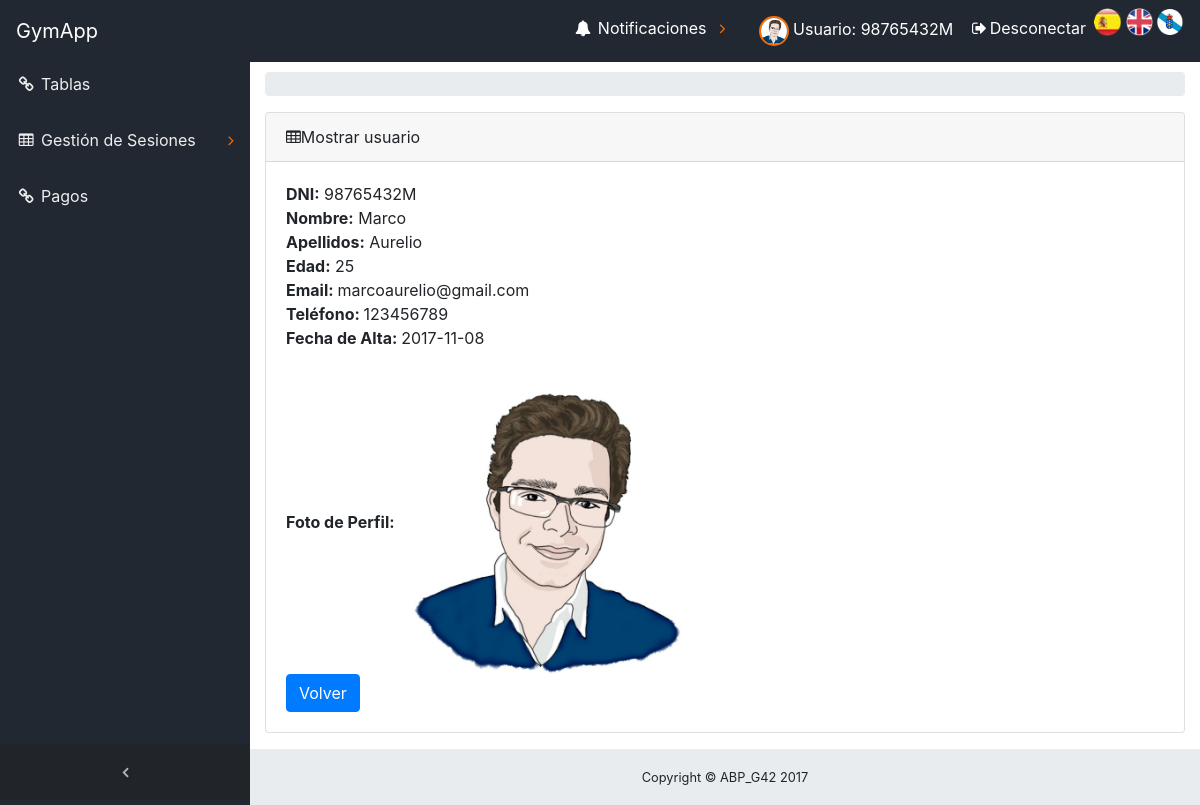
The app's page /ABP/index.php?controller=Usuario&action=UsuarioView&dni=98765432M (signed in) with its own data.
### tables this page shows
CREATE TABLE `usuario` (
  `dni` varchar(10) NOT NULL,
  `nombre` varchar(30) NOT NULL,
  `apellidos` varchar(30) NOT NULL,
  `edad` tinyint(4) DEFAULT NULL,
  `contrasena` varchar(128) NOT NULL,
  `email` varchar(100) DEFAULT NULL,
  `telefono` varchar(20) NOT NULL,
  `fechaAlta` date NOT NULL,
  `fotoperfil` varchar(100) NOT NULL
);

### ABP/core/ViewManager.php (called while the page is built, shortened)
<?php
class ViewManager {
	private $variables = array();
	private $layout = "default";
	public function setVariable($varname, $value, $flash=false) {
		$this->variables[$varname] = $value;
	}
	public function getVariable($varname, $default=NULL) {
		if (!isset($this->variables[$varname])) {
			return $default;
		}
		return $this->variables[$varname];
	}
	public function render($controller, $viewname) {
		include(__DIR__ . "/../view/$controller/$viewname.php");
		$this->renderLayout();
	}
	private function renderLayout() {
		include(__DIR__ . "/../view/layouts/" .$this->layout.".php");
	}
	private static $viewmanager_singleton = NULL;
	public static function getInstance() {
		if (self::$viewmanager_singleton == null) {
			self::$viewmanager_singleton = new ViewManager();
		}
		return self::$viewmanager_singleton;
	}
}

### ABP/controller/UsuarioController.php (called while the page is built, shortened)
<?php
require_once(__DIR__."/../core/ViewManager.php");
require_once(__DIR__ . "/../model/UsuarioMapper.php");
require_once(__DIR__ . "/../model/Usuario.php");
class UsuarioController extends BaseController
{
    private $usuarioMapper;
    public function __construct()
    {
        $this->usuarioMapper = new UsuarioMapper();
    }
    public function UsuarioView()
    {
        $dni = $_GET["dni"];
        $usuario = $this->usuarioMapper->findById($dni);
        $this->view->setVariable("usuario", $usuario);
        $this->view->render("usuario", "usuarioSHOWCURRENT");
    }
}
?>

### ABP/index.php (called while the page is built, shortened)
<?php
function run() {
	try {
		$controller = loadController($_GET["controller"]);
		$actionName = $_GET["action"];
		$controller->$actionName();
	} catch(Exception $ex) {
		die("An exception occured!!!!!".$ex->getMessage());
	}
}
function loadController($controllerName) {
	return new $controllerClassName();
}
run();
?>

### ABP/view/messages/messages_es.php (called while the page is built)
<?php
    $i18n_messages = array(
    	'Nombre'=> 'Nombre',
    	'Asunto' => 'Asunto',
    	'contenido' => 'contenido',
    	'nombre' => 'nombre',
    	'El atributo '=>'El atributo ',
    	' no puede ser vacío' => ' no puede ser vacío',
    	'Longitud incorrecta. El atributo ' => 'Longitud incorrecta. El atributo ',
    	' debe tener una longitud máxima de '=>' debe tener una longitud máxima de ',
    	' y tiene '=>' y tiene ',
    	'El atributo no sigue el formato correcto. Pruebe example@example.com' => 'El atributo no sigue el formato correcto. Pruebe example@example.com',
    	' contiene caracteres no alfabéticos'=>' contiene caracteres no alfabéticos',
    	' no esta comprendido en ['=>' no esta comprendido en [',
    	' no puede tener mas de ' => ' no puede tener mas de ',
    	'decimales'=>'decimales',
    	' no tiene 8 números seguidos de una letra: FORMATO INCORRECTO!!!'=>' no tiene 8 números seguidos de una letra: FORMATO INCORRECTO!!!',
    	'La letra del DNI no es correcta'=>'La letra del DNI no es correcta',
    	' no tiene un formato válido de telefeno.'=>' no tiene un formato válido de telefeno.',
    	' debe estar compuesto únicamente por digitos.'=>' debe estar compuesto únicamente por digitos.',
        'precio' => 'precio',
        ': activar para ordenar columna ascendentemente'=>': activar para ordenar columna ascendentemente',
        ': activar para ordenar columna descendentemente'=>': activar para ordenar columna descendentemente',
        'Primero' => 'Primero',
        'Último'=>'Último',
        'Siguiente'=>'Siguiente',
        'Anterior'=>'Anterior',
        'Tabla sin datos'=>'Tabla sin datos',
        'Mostrando _START_ a _END_ de _TOTAL_ elementos'=>'Mostrando _START_ a _END_ de _TOTAL_ elementos',
        'Mostrando 0 a 0 de 0 elementos'=>'Mostrando 0 a 0 de 0 elementos',
        '(filtrados de _MAX_ elementos totales)'=>'(filtrados de _MAX_ elementos totales)',
        'Mostrar _MENU_ elementos'=>'Mostrar _MENU_ elementos',
        'Cargando...'=>'Cargando...',
        'Procesando...'=>'Procesando...',
        'Buscar:'=>'Buscar:',
        'No se encontró nada'=>'No se encontró nada',
        'dni' => 'dni',
        'contraseña' => 'contraseña'
    );
?>

### ABP/core/I18n.php (called while the page is built, shortened)
<?php
class I18n {
	private $messages;
	public function setLanguage($language) {
		$this->messages = $i18n_messages;
	}
	public function i18n($key) {
		if (isset($this->messages[$key])){
			return $this->messages[$key];
		}else{
			return $key;
		}
	}
	private static $i18n_singleton = null;
	public static function getInstance() {
		if (self::$i18n_singleton == NULL) {
			self::$i18n_singleton = new I18n();
		}
		return self::$i18n_singleton;
	}
}
function i18n($key) {
	return I18n::getInstance()->i18n($key);
}

### ABP/model/Usuario.php (called while the page is built, shortened)
<?php
class Usuario
{
            private $dni;
            private $nombre;
            private $apellidos;
            private $edad;
            private $email;
            private $telefono;
            private $fechaAlta;
            private $fotoperfil;
        function __construct($dni=NULL,$nombre=NULL,$apellidos=NULL,$edad=NULL,$password=NULL,$email=NULL,$telefono=NULL,$fechaAlta=NULL,$tipo=NULL,$fotoperfil=NULL){
            $this->dni = $dni;
            $this->nombre = $nombre;
            $this->apellidos = $apellidos;
            $this->edad = $edad;
            $this->email = $email;
            $this->telefono = $telefono;
            $this->fechaAlta=$fechaAlta;
            $this->fotoperfil=$fotoperfil;
        }
    public function getDni() {
        return $this->dni;
    }
    public function getNombre() {
        return $this->nombre;
    }
    public function getApellidos() {
        return $this->apellidos;
    }
    public function getEdad(){
        return $this->edad;
    }
    public function getEmail(){
        return $this->email;
    }
    public function getTelefono(){
        return $this->telefono;
    }
    public function getFecha(){
        return $this->fechaAlta;
    }
    public function getFotoPerfil(){
        return $this->fotoperfil;
    }
}
?>

### ABP/model/UsuarioMapper.php (called while the page is built, shortened)
<?php
require_once(__DIR__."/../core/Access_DB.php");
require_once(__DIR__."/Usuario.php");
class UsuarioMapper {
    protected $db;
    public function __construct()
    {
        $this->db = PDOConnection::getInstance();
    }
      public function findById($dni)
    {
        $stmt = $this->db->prepare("SELECT * FROM usuario WHERE dni=?");
        $stmt->execute(array($dni));
        $usuario = $stmt->fetch(PDO::FETCH_ASSOC);
        if($usuario != null)
         {
            return new Usuario($usuario["dni"],$usuario["nombre"],$usuario["apellidos"],$usuario["edad"],null,$usuario["email"],$usuario["telefono"],$usuario["fechaAlta"],'', $usuario['fotoperfil']);
        }else
        {
            return NULL;
        }
    }
    public function obtenerFotoPerfil(){
        $stmt = $this->db->prepare("SELECT fotoperfil FROM usuario WHERE dni=?");
        $stmt->execute(array($_SESSION['currentuser']));
        $foto_db = $stmt->fetch(PDO::FETCH_ASSOC);
        return $foto_db['fotoperfil'];
    }
}
?>

### ABP/core/Access_DB.php (called while the page is built, shortened)
<?php
class PDOConnection {
	private static $db_singleton = null;
	public static function getInstance() {
		if (self::$db_singleton == null) {
			self::$db_singleton = new PDO(
			"mysql:host=".HOST.";dbname=".DB.";charset=utf8",
			USER,
			PASS,
			array(
				PDO::ATTR_EMULATE_PREPARES => false,
				PDO::ATTR_ERRMODE => PDO::ERRMODE_EXCEPTION)
			);
		}
		return self::$db_singleton;
	}
}
?>

### ABP/view/usuario/usuarioSHOWCURRENT.php (the view, shortened to what this page needs)
<?php
require_once(__DIR__."/../../core/ViewManager.php");
    $view = ViewManager::getInstance();
    $usuario = $view->getVariable("usuario");
?>
<div class="content-wrapper">
    <div class="container-fluid">
        <ol class="breadcrumb">
        </ol>
        <div class="card mb-3">
            <div class="card-header">
                <i class="fa fa-table"></i><?= i18n("Mostrar usuario") ?>
            </div>
            <div class="card-body">
                <b><?= i18n("DNI") ?>:</b> <?php echo $usuario->getDni(); ?><br>
                <b><?= i18n("Nombre") ?>:</b> <?php echo $usuario->getNombre(); ?><br>
                <b><?= i18n("Apellidos") ?>:</b> <?php echo $usuario->getApellidos(); ?><br>
                <b><?= i18n("Edad") ?>:</b> <?php echo $usuario->getEdad(); ?><br>
                <b><?= i18n("Email") ?>: </b> <?php echo $usuario->getEmail(); ?><br>
                <b><?= i18n("Teléfono") ?>: </b> <?php echo $usuario->getTelefono(); ?><br>
                <b><?= i18n("Fecha de Alta") ?>: </b> <?php echo $usuario->getFecha(); ?><br><br>
                <b><?= i18n("Foto de Perfil") ?>: </b><img src="<?php echo $usuario->getFotoPerfil(); ?>" height="300" width="300"><br>
                <button type="button" onclick="window.location.href='./index.php?controller=Usuario&amp;action=UsuariosListar'" class="btn btn-primary">Volver</button>
            </div>
        </div>
    </div>
</div>

### ABP/view/layouts/menuSuperior.php (shortened to what this page needs)
<html>
    <link rel="stylesheet" type="text/css" href="./view/Icons/icomoon/style.css">
    <link rel="stylesheet" type="text/css" href="./view/Icons/icomoon/modifyIcon.css">
                    <li class="nav-item" data-toggle="tooltip">
                        <a class="nav-link" href="./index.php?controller=Usuario&amp;action=UsuarioView&amp;dni=<?php echo $_SESSION['currentuser'];?>">
                            <?php require_once './model/UsuarioMapper.php';
                            $UsuarioMapper = new UsuarioMapper();
                            $fotoperfil = $UsuarioMapper->obtenerFotoPerfil();
                            ?>
                            <img class="imgRedonda" src="<?php echo $fotoperfil; ?>" height="40" width="40">
                            <span class="nav-link-text"> <?= i18n("Usuario");?>: <?php echo $_SESSION['currentuser']; ?></span>
                        </a>
                    </li>
                    <li class="nav-item">
                        <a class="nav-link" data-toggle="modal" data-target="#exampleModal">
                            <i class="fa fa-fw fa-sign-out"></i><?= i18n("Desconectar") ?>
                        </a>
                    </li>
<html>

### records on screen
usuario: fotoperfil (picture), dni "98765432M", nombre "Marco", apellidos "Aurelio", edad "25", email "marcoaurelio@gmail.com", telefono "123456789", fechaAlta "2017-11-08"

### other values on screen
i18n("GymApp") "GymApp"
i18n("Tablas") "Tablas"
i18n("Gestión de Sesiones") "Gestión de Sesiones"
i18n("Pagos") "Pagos"
i18n("Notificaciones") "Notificaciones"
i18n("Usuario") "Usuario"
$_SESSION['currentuser'] "98765432M"
i18n("Desconectar") "Desconectar"
i18n("Mostrar usuario") "Mostrar usuario"
i18n("DNI") "DNI"
i18n("Nombre") "Nombre"
i18n("Apellidos") "Apellidos"
i18n("Edad") "Edad"
i18n("Email") "Email"
i18n("Teléfono") "Teléfono"
